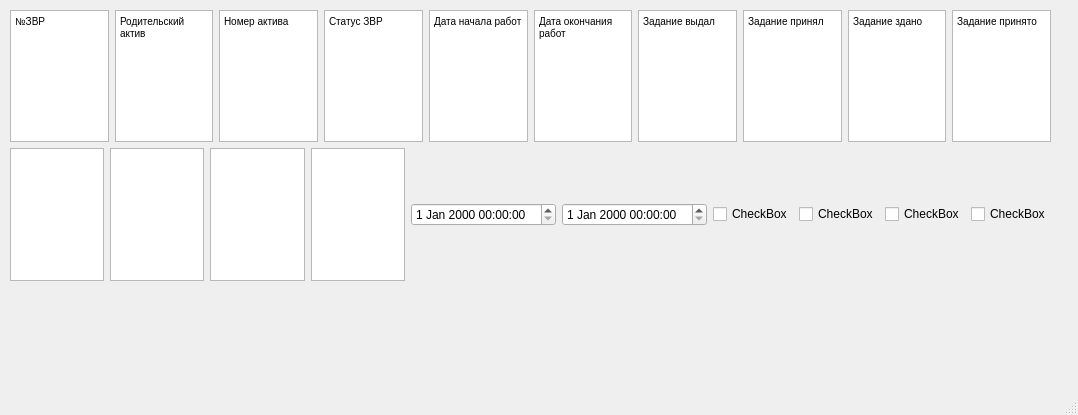
<?xml version="1.0" encoding="UTF-8"?>
<ui version="4.0">
 <class>MainWindow</class>
 <widget class="QMainWindow" name="MainWindow">
  <property name="geometry">
   <rect>
    <x>0</x>
    <y>0</y>
    <width>1078</width>
    <height>415</height>
   </rect>
  </property>
  <property name="windowTitle">
   <string>Годовое планирование объёмов</string>
  </property>
  <widget class="QWidget" name="centralwidget">
   <widget class="QWidget" name="">
    <property name="geometry">
     <rect>
      <x>10</x>
      <y>10</y>
      <width>1041</width>
      <height>271</height>
     </rect>
    </property>
    <layout class="QVBoxLayout" name="verticalLayout">
     <item>
      <layout class="QHBoxLayout" name="horizontalLayout">
       <item>
        <widget class="QTextEdit" name="textEdit">
         <property name="html">
          <string>&lt;!DOCTYPE HTML PUBLIC &quot;-//W3C//DTD HTML 4.0//EN&quot; &quot;http://www.w3.org/TR/REC-html40/strict.dtd&quot;&gt;
&lt;html&gt;&lt;head&gt;&lt;meta name=&quot;qrichtext&quot; content=&quot;1&quot; /&gt;&lt;style type=&quot;text/css&quot;&gt;
p, li { white-space: pre-wrap; }
&lt;/style&gt;&lt;/head&gt;&lt;body style=&quot; font-family:'MS Shell Dlg 2'; font-size:7.8pt; font-weight:400; font-style:normal;&quot;&gt;
&lt;p style=&quot; margin-top:0px; margin-bottom:0px; margin-left:0px; margin-right:0px; -qt-block-indent:0; text-indent:0px;&quot;&gt;№ЗВР&lt;/p&gt;&lt;/body&gt;&lt;/html&gt;</string>
         </property>
        </widget>
       </item>
       <item>
        <widget class="QTextEdit" name="textEdit_2">
         <property name="html">
          <string>&lt;!DOCTYPE HTML PUBLIC &quot;-//W3C//DTD HTML 4.0//EN&quot; &quot;http://www.w3.org/TR/REC-html40/strict.dtd&quot;&gt;
&lt;html&gt;&lt;head&gt;&lt;meta name=&quot;qrichtext&quot; content=&quot;1&quot; /&gt;&lt;style type=&quot;text/css&quot;&gt;
p, li { white-space: pre-wrap; }
&lt;/style&gt;&lt;/head&gt;&lt;body style=&quot; font-family:'MS Shell Dlg 2'; font-size:7.8pt; font-weight:400; font-style:normal;&quot;&gt;
&lt;p style=&quot; margin-top:0px; margin-bottom:0px; margin-left:0px; margin-right:0px; -qt-block-indent:0; text-indent:0px;&quot;&gt;Родительский актив&lt;/p&gt;&lt;/body&gt;&lt;/html&gt;</string>
         </property>
        </widget>
       </item>
       <item>
        <widget class="QTextEdit" name="textEdit_3">
         <property name="html">
          <string>&lt;!DOCTYPE HTML PUBLIC &quot;-//W3C//DTD HTML 4.0//EN&quot; &quot;http://www.w3.org/TR/REC-html40/strict.dtd&quot;&gt;
&lt;html&gt;&lt;head&gt;&lt;meta name=&quot;qrichtext&quot; content=&quot;1&quot; /&gt;&lt;style type=&quot;text/css&quot;&gt;
p, li { white-space: pre-wrap; }
&lt;/style&gt;&lt;/head&gt;&lt;body style=&quot; font-family:'MS Shell Dlg 2'; font-size:7.8pt; font-weight:400; font-style:normal;&quot;&gt;
&lt;p style=&quot; margin-top:0px; margin-bottom:0px; margin-left:0px; margin-right:0px; -qt-block-indent:0; text-indent:0px;&quot;&gt;Номер актива&lt;/p&gt;&lt;/body&gt;&lt;/html&gt;</string>
         </property>
        </widget>
       </item>
       <item>
        <widget class="QTextEdit" name="textEdit_4">
         <property name="html">
          <string>&lt;!DOCTYPE HTML PUBLIC &quot;-//W3C//DTD HTML 4.0//EN&quot; &quot;http://www.w3.org/TR/REC-html40/strict.dtd&quot;&gt;
&lt;html&gt;&lt;head&gt;&lt;meta name=&quot;qrichtext&quot; content=&quot;1&quot; /&gt;&lt;style type=&quot;text/css&quot;&gt;
p, li { white-space: pre-wrap; }
&lt;/style&gt;&lt;/head&gt;&lt;body style=&quot; font-family:'MS Shell Dlg 2'; font-size:7.8pt; font-weight:400; font-style:normal;&quot;&gt;
&lt;p style=&quot; margin-top:0px; margin-bottom:0px; margin-left:0px; margin-right:0px; -qt-block-indent:0; text-indent:0px;&quot;&gt;Статус ЗВР&lt;/p&gt;&lt;/body&gt;&lt;/html&gt;</string>
         </property>
        </widget>
       </item>
       <item>
        <widget class="QTextEdit" name="textEdit_5">
         <property name="html">
          <string>&lt;!DOCTYPE HTML PUBLIC &quot;-//W3C//DTD HTML 4.0//EN&quot; &quot;http://www.w3.org/TR/REC-html40/strict.dtd&quot;&gt;
&lt;html&gt;&lt;head&gt;&lt;meta name=&quot;qrichtext&quot; content=&quot;1&quot; /&gt;&lt;style type=&quot;text/css&quot;&gt;
p, li { white-space: pre-wrap; }
&lt;/style&gt;&lt;/head&gt;&lt;body style=&quot; font-family:'MS Shell Dlg 2'; font-size:7.8pt; font-weight:400; font-style:normal;&quot;&gt;
&lt;p style=&quot; margin-top:0px; margin-bottom:0px; margin-left:0px; margin-right:0px; -qt-block-indent:0; text-indent:0px;&quot;&gt;Дата начала работ&lt;/p&gt;&lt;/body&gt;&lt;/html&gt;</string>
         </property>
        </widget>
       </item>
       <item>
        <widget class="QTextEdit" name="textEdit_6">
         <property name="html">
          <string>&lt;!DOCTYPE HTML PUBLIC &quot;-//W3C//DTD HTML 4.0//EN&quot; &quot;http://www.w3.org/TR/REC-html40/strict.dtd&quot;&gt;
&lt;html&gt;&lt;head&gt;&lt;meta name=&quot;qrichtext&quot; content=&quot;1&quot; /&gt;&lt;style type=&quot;text/css&quot;&gt;
p, li { white-space: pre-wrap; }
&lt;/style&gt;&lt;/head&gt;&lt;body style=&quot; font-family:'MS Shell Dlg 2'; font-size:7.8pt; font-weight:400; font-style:normal;&quot;&gt;
&lt;p style=&quot; margin-top:0px; margin-bottom:0px; margin-left:0px; margin-right:0px; -qt-block-indent:0; text-indent:0px;&quot;&gt;Дата окончания работ&lt;/p&gt;&lt;/body&gt;&lt;/html&gt;</string>
         </property>
        </widget>
       </item>
       <item>
        <widget class="QTextEdit" name="textEdit_7">
         <property name="html">
          <string>&lt;!DOCTYPE HTML PUBLIC &quot;-//W3C//DTD HTML 4.0//EN&quot; &quot;http://www.w3.org/TR/REC-html40/strict.dtd&quot;&gt;
&lt;html&gt;&lt;head&gt;&lt;meta name=&quot;qrichtext&quot; content=&quot;1&quot; /&gt;&lt;style type=&quot;text/css&quot;&gt;
p, li { white-space: pre-wrap; }
&lt;/style&gt;&lt;/head&gt;&lt;body style=&quot; font-family:'MS Shell Dlg 2'; font-size:7.8pt; font-weight:400; font-style:normal;&quot;&gt;
&lt;p style=&quot; margin-top:0px; margin-bottom:0px; margin-left:0px; margin-right:0px; -qt-block-indent:0; text-indent:0px;&quot;&gt;Задание выдал&lt;/p&gt;&lt;/body&gt;&lt;/html&gt;</string>
         </property>
        </widget>
       </item>
       <item>
        <widget class="QTextEdit" name="textEdit_8">
         <property name="html">
          <string>&lt;!DOCTYPE HTML PUBLIC &quot;-//W3C//DTD HTML 4.0//EN&quot; &quot;http://www.w3.org/TR/REC-html40/strict.dtd&quot;&gt;
&lt;html&gt;&lt;head&gt;&lt;meta name=&quot;qrichtext&quot; content=&quot;1&quot; /&gt;&lt;style type=&quot;text/css&quot;&gt;
p, li { white-space: pre-wrap; }
&lt;/style&gt;&lt;/head&gt;&lt;body style=&quot; font-family:'MS Shell Dlg 2'; font-size:7.8pt; font-weight:400; font-style:normal;&quot;&gt;
&lt;p style=&quot; margin-top:0px; margin-bottom:0px; margin-left:0px; margin-right:0px; -qt-block-indent:0; text-indent:0px;&quot;&gt;Задание принял&lt;/p&gt;&lt;/body&gt;&lt;/html&gt;</string>
         </property>
        </widget>
       </item>
       <item>
        <widget class="QTextEdit" name="textEdit_10">
         <property name="html">
          <string>&lt;!DOCTYPE HTML PUBLIC &quot;-//W3C//DTD HTML 4.0//EN&quot; &quot;http://www.w3.org/TR/REC-html40/strict.dtd&quot;&gt;
&lt;html&gt;&lt;head&gt;&lt;meta name=&quot;qrichtext&quot; content=&quot;1&quot; /&gt;&lt;style type=&quot;text/css&quot;&gt;
p, li { white-space: pre-wrap; }
&lt;/style&gt;&lt;/head&gt;&lt;body style=&quot; font-family:'MS Shell Dlg 2'; font-size:7.8pt; font-weight:400; font-style:normal;&quot;&gt;
&lt;p style=&quot; margin-top:0px; margin-bottom:0px; margin-left:0px; margin-right:0px; -qt-block-indent:0; text-indent:0px;&quot;&gt;Задание здано&lt;/p&gt;&lt;/body&gt;&lt;/html&gt;</string>
         </property>
        </widget>
       </item>
       <item>
        <widget class="QTextEdit" name="textEdit_9">
         <property name="html">
          <string>&lt;!DOCTYPE HTML PUBLIC &quot;-//W3C//DTD HTML 4.0//EN&quot; &quot;http://www.w3.org/TR/REC-html40/strict.dtd&quot;&gt;
&lt;html&gt;&lt;head&gt;&lt;meta name=&quot;qrichtext&quot; content=&quot;1&quot; /&gt;&lt;style type=&quot;text/css&quot;&gt;
p, li { white-space: pre-wrap; }
&lt;/style&gt;&lt;/head&gt;&lt;body style=&quot; font-family:'MS Shell Dlg 2'; font-size:7.8pt; font-weight:400; font-style:normal;&quot;&gt;
&lt;p style=&quot; margin-top:0px; margin-bottom:0px; margin-left:0px; margin-right:0px; -qt-block-indent:0; text-indent:0px;&quot;&gt;Задание принято&lt;/p&gt;&lt;/body&gt;&lt;/html&gt;</string>
         </property>
        </widget>
       </item>
      </layout>
     </item>
     <item>
      <layout class="QHBoxLayout" name="horizontalLayout_2">
       <item>
        <widget class="QTextEdit" name="textEdit_11"/>
       </item>
       <item>
        <widget class="QTextEdit" name="textEdit_12"/>
       </item>
       <item>
        <widget class="QTextEdit" name="textEdit_13"/>
       </item>
       <item>
        <widget class="QTextEdit" name="textEdit_14"/>
       </item>
       <item>
        <widget class="QDateTimeEdit" name="dateTimeEdit"/>
       </item>
       <item>
        <widget class="QDateTimeEdit" name="dateTimeEdit_2"/>
       </item>
       <item>
        <widget class="QCheckBox" name="checkBox">
         <property name="text">
          <string>CheckBox</string>
         </property>
        </widget>
       </item>
       <item>
        <widget class="QCheckBox" name="checkBox_2">
         <property name="text">
          <string>CheckBox</string>
         </property>
        </widget>
       </item>
       <item>
        <widget class="QCheckBox" name="checkBox_3">
         <property name="text">
          <string>CheckBox</string>
         </property>
        </widget>
       </item>
       <item>
        <widget class="QCheckBox" name="checkBox_4">
         <property name="text">
          <string>CheckBox</string>
         </property>
        </widget>
       </item>
      </layout>
     </item>
    </layout>
   </widget>
  </widget>
  <widget class="QMenuBar" name="menubar">
   <property name="geometry">
    <rect>
     <x>0</x>
     <y>0</y>
     <width>1078</width>
     <height>26</height>
    </rect>
   </property>
  </widget>
  <widget class="QStatusBar" name="statusbar"/>
 </widget>
 <resources/>
 <connections/>
</ui>
